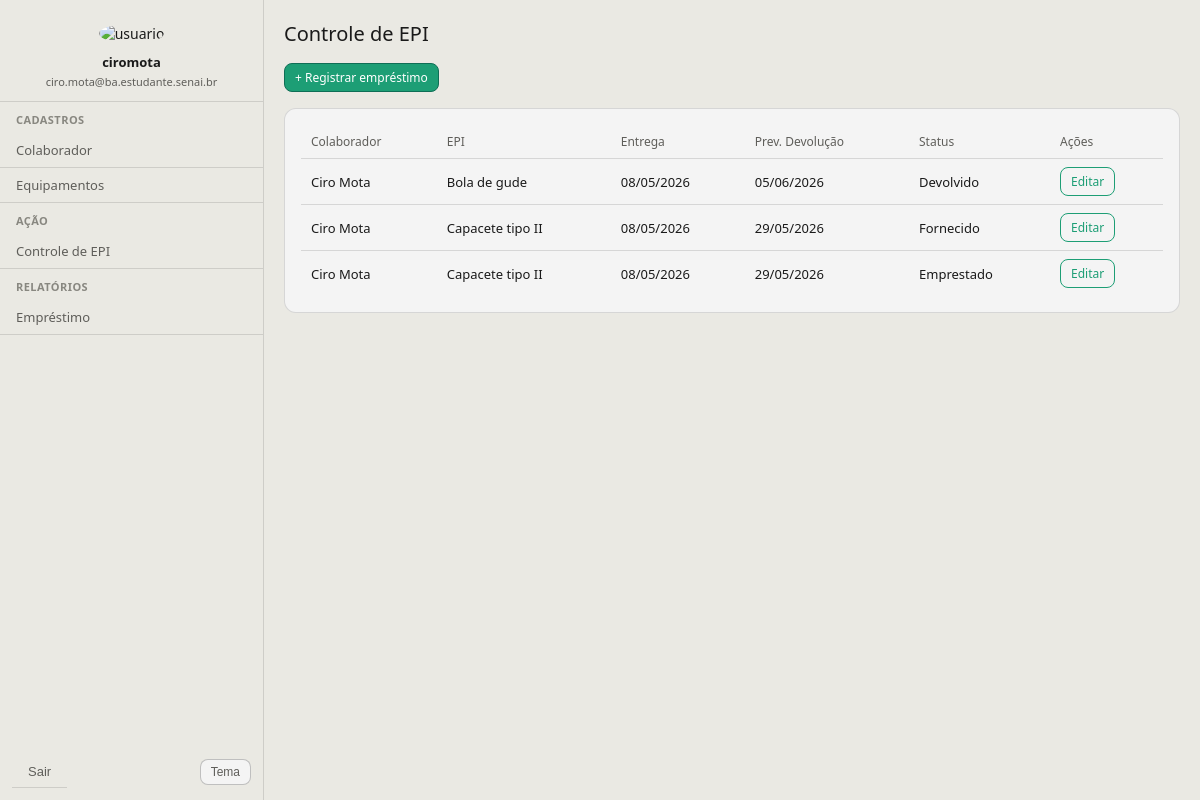
The page /emprestimos/ (signed in) on the database as committed earlier.
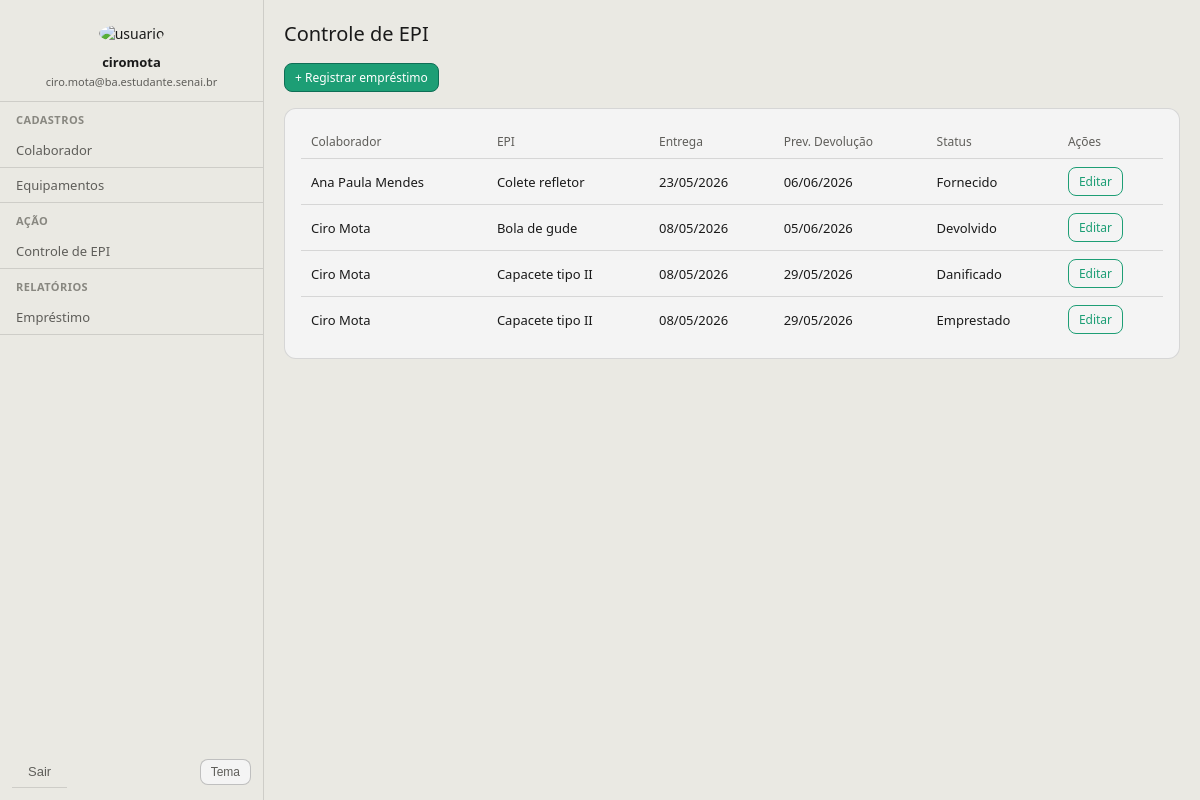
The same page on the database as committed later.
### colaboradores/models.py (models this page shows, shortened)
class Emprestimo(models.Model):
    STATUS_EMPRESTADO = "emprestado"
    STATUS_FORNECIDO = "fornecido"
    STATUS_DEVOLVIDO = "devolvido"
    STATUS_DANIFICADO = "danificado"
    STATUS_PERDIDO = "perdido"
    STATUS_CHOICES = [
        (STATUS_EMPRESTADO, "Emprestado"),
        (STATUS_FORNECIDO, "Fornecido"),
        (STATUS_DEVOLVIDO, "Devolvido"),
        (STATUS_DANIFICADO, "Danificado"),
        (STATUS_PERDIDO, "Perdido"),
    ]
    colaborador = models.ForeignKey(Colaborador, on_delete=models.CASCADE, related_name="emprestimos")
    equipamento = models.ForeignKey(Equipamento, on_delete=models.CASCADE, related_name="emprestimos")
    quantidade = models.PositiveIntegerField(default=1)
    data_entrega = models.DateTimeField()
    data_prevista_devolucao = models.DateTimeField()
    data_devolucao = models.DateTimeField(null=True, blank=True)
    observacao_devolucao = models.TextField(blank=True)
    status = models.CharField(max_length=20, choices=STATUS_CHOICES, default=STATUS_EMPRESTADO)
    criado_em = models.DateTimeField(auto_now_add=True)
    class Meta:
        ordering = ["-criado_em"]

class Colaborador(models.Model):
    nome = models.CharField(max_length=120)
    matricula = models.CharField(max_length=30, unique=True)
    setor = models.CharField(max_length=80)
    cargo = models.CharField(max_length=80)
    ativo = models.BooleanField(default=True)
    class Meta:
        ordering = ["nome"]

class Equipamento(models.Model):
    nome = models.CharField(max_length=140)
    codigo = models.CharField(max_length=60, blank=True)
    quantidade = models.PositiveIntegerField(default=1)
    descricao = models.TextField(blank=True)
    ativo = models.BooleanField(default=True)
    class Meta:
        ordering = ["nome"]

### colaboradores/views.py (the view)
# urls.py: path("emprestimos/", EmprestimoControleListView.as_view(), name="emprestimo_lista"),
class EmprestimoControleListView(LoginRequiredMixin, ListView):
    model = Emprestimo
    template_name = "partials/controle_epi_list.html"
    context_object_name = "emprestimos"
    login_url = reverse_lazy("colaboradores:login")
    def get_queryset(self):
        return super().get_queryset().select_related("colaborador", "equipamento")

### templates/partials/controle_epi_list.html (shortened to what this page needs)
{% extends 'global/base.html' %}
{% block content %}
<h1>Controle de EPI</h1>
<div style="margin-bottom: 16px">
  <a class="btn btn-primary btn-sm" href="{% url 'colaboradores:emprestimo_cadastrar' %}">+ Registrar empréstimo</a>
</div>
<div class="card">
  <div style="padding: 0 16px 16px 16px; margin-top: 16px">
    <table>
      <thead>
        <tr>
          <th>Colaborador</th>
          <th>EPI</th>
          <th>Entrega</th>
          <th>Prev. Devolução</th>
          <th>Status</th>
          <th>Ações</th>
        </tr>
      </thead>
      <tbody>
        {% for em in emprestimos %}
          <tr>
            <td>{{ em.colaborador.nome }}</td>
            <td>{{ em.equipamento.nome }}</td>
            <td>{{ em.data_entrega|date:"d/m/Y" }}</td>
            <td>{% if em.data_prevista_devolucao %}{{ em.data_prevista_devolucao|date:"d/m/Y" }}{% else %}—{% endif %}</td>
            <td>{{ em.get_status_display }}</td>
            <td style="white-space:nowrap"><a class="btn btn-sm btn-outline-primary" href="{% url 'colaboradores:emprestimo_editar' em.pk %}">Editar</a></td>
          </tr>
        {% empty %}
          <tr><td colspan="6" style="text-align: center; color: var(--color-text-secondary)">Nenhum registro encontrado.</td></tr>
        {% endfor %}
      </tbody>
    </table>
  </div>
</div>
{% endblock %}

Rows that differ between the two databases and show on the page:
added Emprestimo: colaborador.nome "Ana Paula Mendes", equipamento.nome "Colete refletor", data_entrega "23/05/2026", data_prevista_devolucao "06/06/2026", status "Fornecido"
changed Emprestimo: status "Fornecido" → "Danificado"
